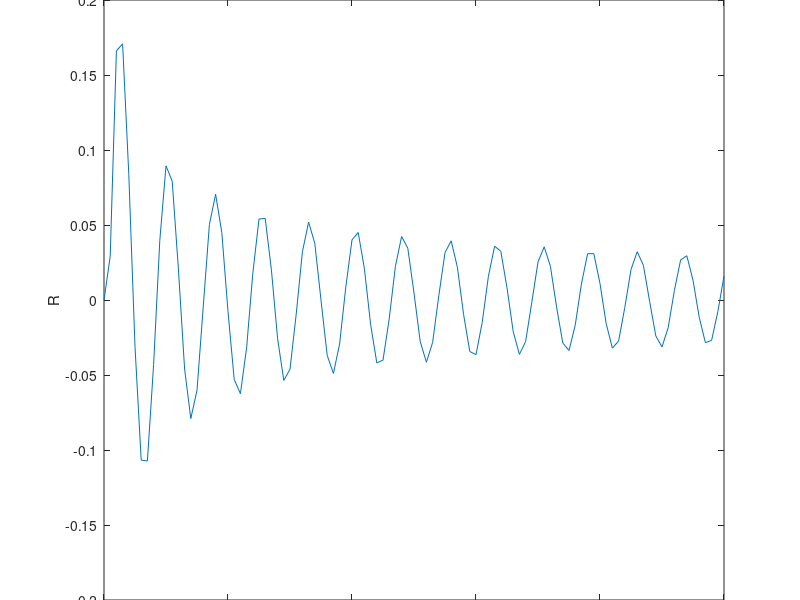
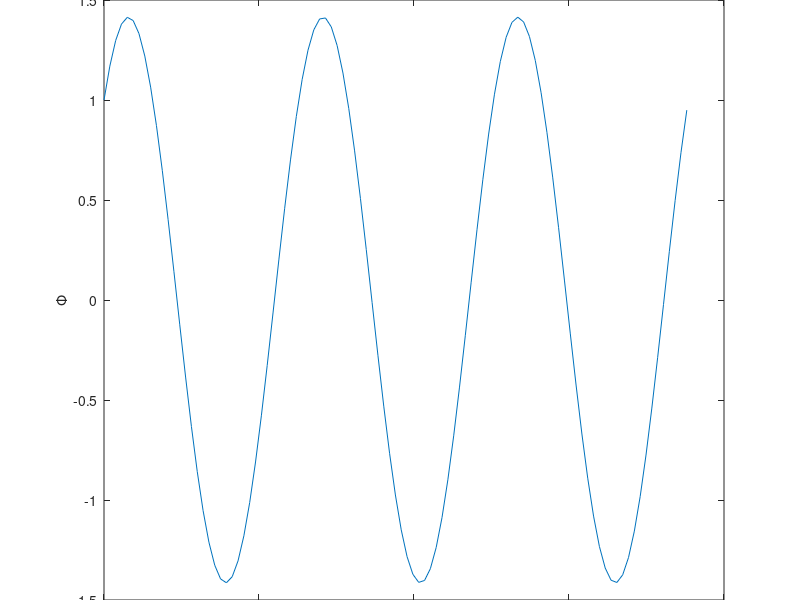
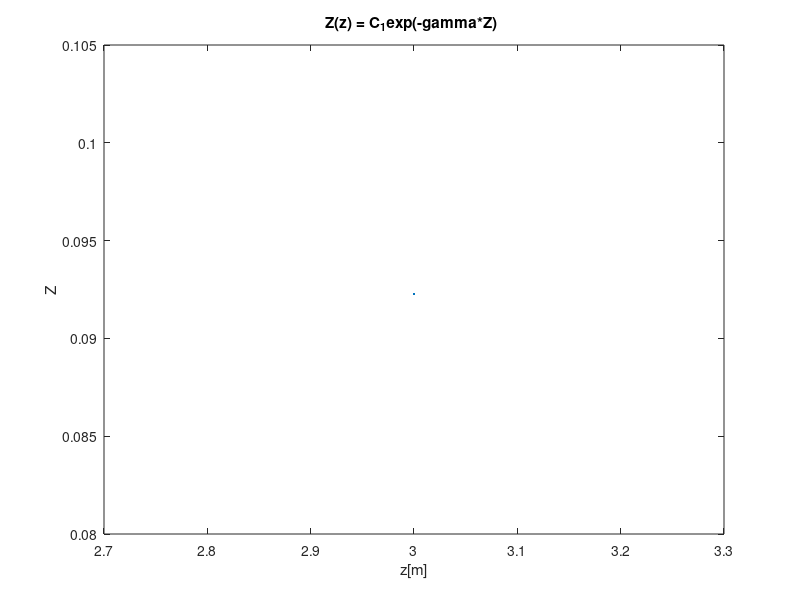
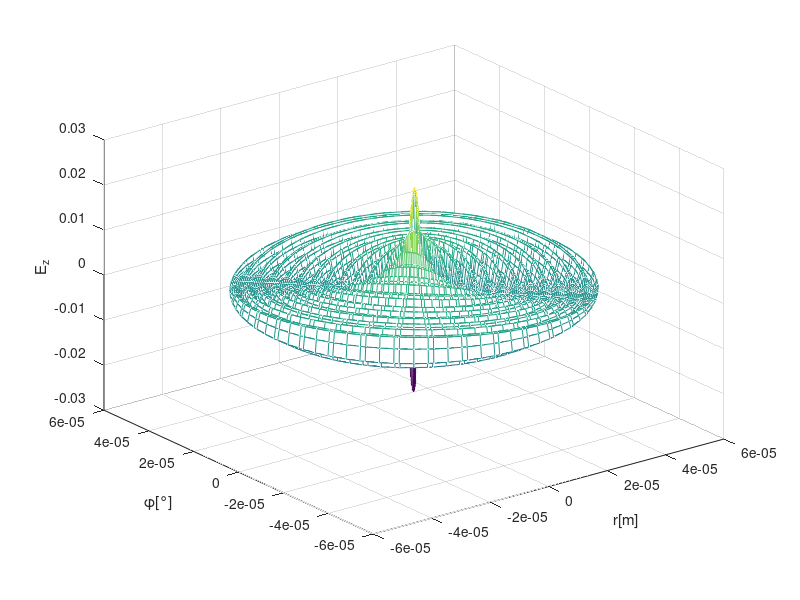

MATLAB code for these plots, in order: (Note: this script raises an error after producing the figures.)
clear all;
clf;

% % % Simulación del modelo de haz de luz
c = 3e8;
eps0 = 8.85* (10^-12); %%Epsilon al vacío
epsr = 4.7; %Permitividad relativa
eps = eps0*epsr;

miu0 = 4*pi*(10^-7);
miur = 1;
miu = miu0*miur;

lambda = 850e-9; %Ventana de operación 1600nm
f0 = c/lambda; %5GHz
omega = 2*pi*f0;
k = omega * sqrt(miu*eps);
%lambda = c/fc;
beta = 2*pi/lambda; %En el espacio libre


%%Para el núcleo

%%%%%%%%%%%%%%%%%%%%%%%%%%%%%%%%%%%
n = 1; %Orden de Bessel
%Obtener las gráficas sobrepuestas de la sol R, con n = 0,1,2,3(hold on)
z = 3;
t0 = 3;

a = 50e-6; %radio del núcleo
r = 0 : 0.5e-6 : a; %radio

h1 = sqrt(k^2-beta^2);
X = r.*h1;

C5 = 1; %20mW laser power
R = C5 * besselj(n,X);

figure(1);
plot(r,(R));
xlabel('r[m]');
ylabel('R');
title("R(r) = C_5J_n(h1*r) function n = "+n);

%%%%%%%%%%%%%%%%%%%%%%%%%%%%%%%%%%%
phi = 0: 0.188: 6*pi;
C3 = 1;
C4 = 1;
PHI = C3.*cos(n*phi) + C4.*sin(n*phi);

%Obtener las gráficas sobrepuestas de la sol PHI, con n = 0,1,2,3(hold on)
figure(2);
plot(phi,(PHI));
xlabel('\phi[rad]');
ylabel('\Phi');
title("\Phi(r) = C_3cos(n\phi)+C_4sen(n\phi) function with n=" + n);

%%%%%%%%%%%%%%%%%%%%%%%%%%%%%%%%%%%
C1 = 1;
alpha = 0;
% z = 0: 0.1: 10;
gamma = alpha + i*beta;
Z = C1* exp(-gamma*z);
Z = real(Z);

figure(3);
plot(z,(Z));
xlabel('z[m]');
ylabel('Z');
title("Z(z) = C_1exp(-gamma*Z) ");

%Con parámetros r = 0 -> 50micras, phi = 0->360°, z = 0->10m
[PHI1,R1] = meshgrid(phi,r);

for i = 1:length(R)
   for j = 1:length(PHI)
      Ez(i,j) = R(i)*PHI(j)*Z; 
   end
end

[x1,y1,z1] = pol2cart(PHI1,R1,Ez);

figure(4)
mesh(x1,y1,z1);
xlabel('r[m]');
ylabel('\phi[°]');
zlabel('E_z');
title("Campo eléctrico E_z, z= "+z+" m, t= "+t0+" s, n= "+n);


%%Aplicando las condiciones en frontera para el modo TMnm (Hz=0,fc=)
f0 = 2000e9; %Para f0>fc_TMnm pero f0 < al siguiente modo fcTMnm
n = 0;
m = 1;
v = 1/sqrt(miu*eps);
p01 = 2.4;

fc_TM01 = (p01*v)/(2*pi*a);
lambdac_TM01 = v/(fc_TM01);
BetaLambda_TM01 = omega*sqrt(eps*miu)*sqrt(1-((fc_TM01/f0)^2));
omegac = 2*pi*fc_TM01; %Frecuencia de corte (Pasa alto) del modo TM01
kc = omegac*sqrt(eps*miu);
h_TM01 = kc;
X_TM01 = h_TM01.*r;
z_TMnm = lambdac_TM01*2; %Multiplos del doble de la longitud de onda


t_TMnm = 12;
for ind = 1:length(X_TM01)
    for jnd = 1:length(phi)
        Ez_TM01(ind,jnd) = besselj(n,X_TM01(ind))*(cos(n*phi(jnd)) + sin(n*phi(jnd))) * exp(i*BetaLambda_TM01*z_TMnm) * exp(i*omegac*t_TMnm); 
    end
end


[x3,y3,z3] = pol2cart(PHI1,R1,real(Ez_TM01));

figure(5);
mesh(x3,y3,z3);
view(90,90);
xlabel('r[m]');
ylabel('\phi [°]');
zlabel("E_z{TM"+n+m+"}");
title("E_z{TM"+n+m+"}, z ="+z_TMnm+"m, t = "+t_TMnm+"s");


